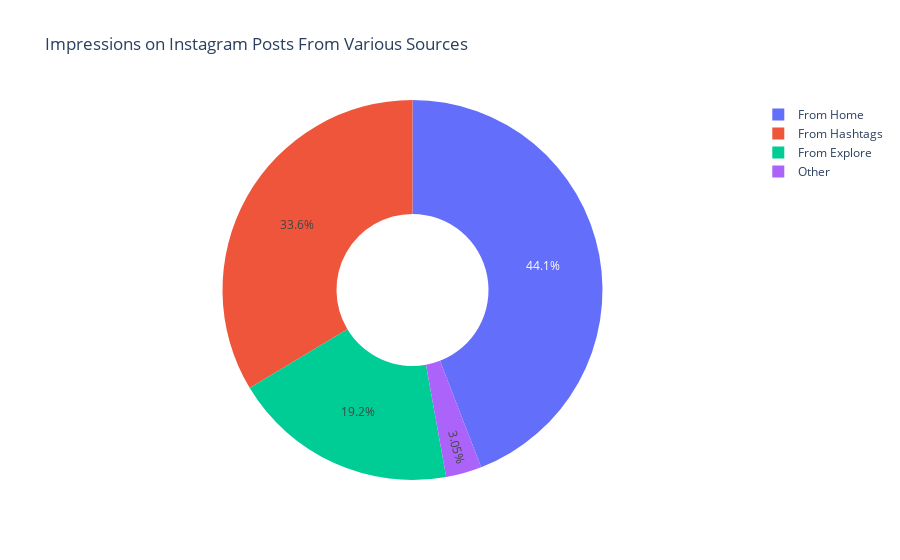

Here is the notebook cell this chart was saved with:
### Code cell
home = df["From Home"].sum()
hashtags = df["From Hashtags"].sum()
explore = df["From Explore"].sum()
other = df["From Other"].sum()

labels = ['From Home','From Hashtags','From Explore','Other']
values = [home, hashtags, explore, other]

fig = px.pie(df, values=values, names=labels, 
             title='Impressions on Instagram Posts From Various Sources', hole=0.4)
fig.show()

### Figure 1 — Plotly figure (JSON) as saved in the notebook; plotly's stock layout.template omitted (floating-point values rounded to 4 significant figures)
{"data": [{"domain": {"x": [0, 1], "y": [0, 1]}, "hole": 0.4, "hovertemplate": "label=%{label}<br>value=%{value}<extra></extra>", "labels": ["From Home", "From Hashtags", "From Explore", "Other"], "legendgroup": "", "name": "", "showlegend": true, "type": "pie", "values": [294619, 224614, 128294, 20360]}], "layout": {"legend": {"tracegroupgap": 0}, "title": {"text": "Impressions on Instagram Posts From Various Sources"}}}
